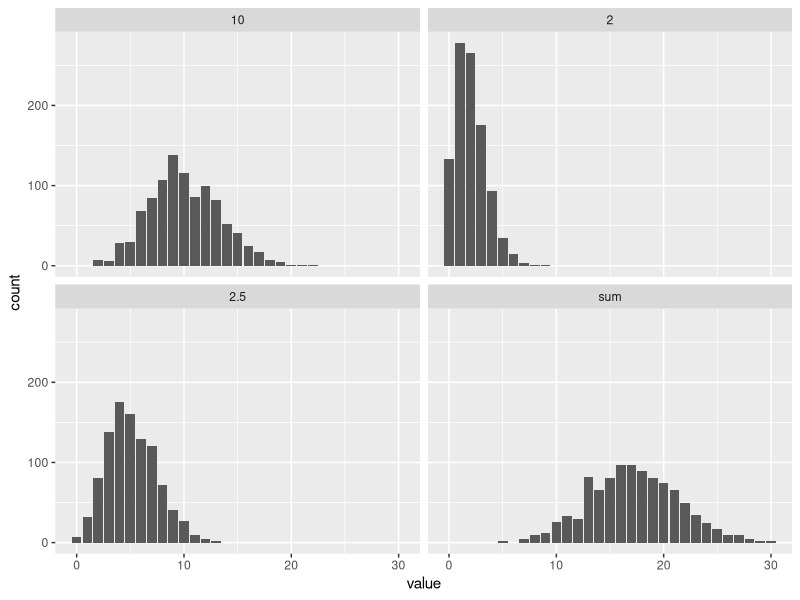
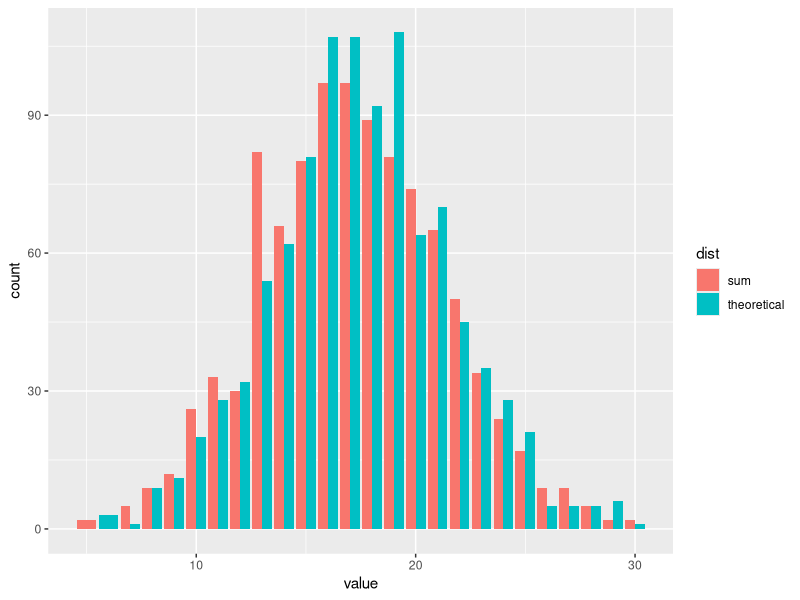
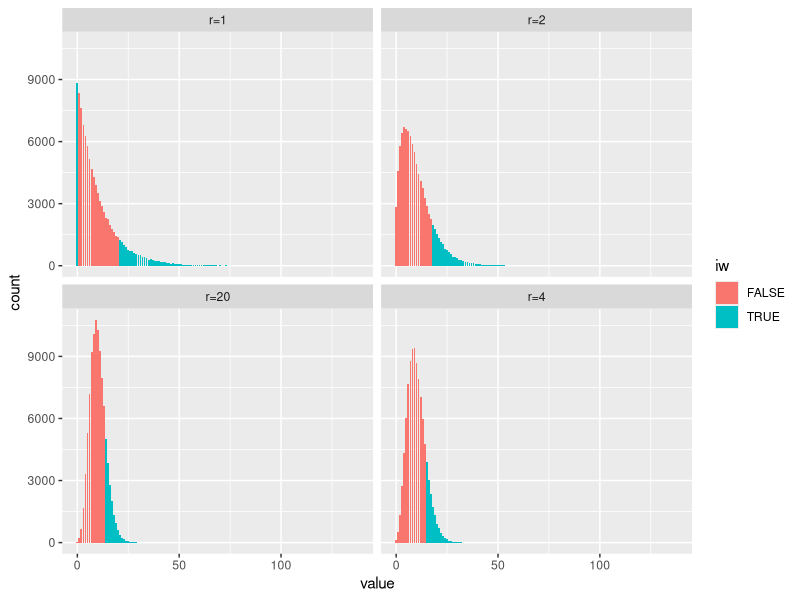
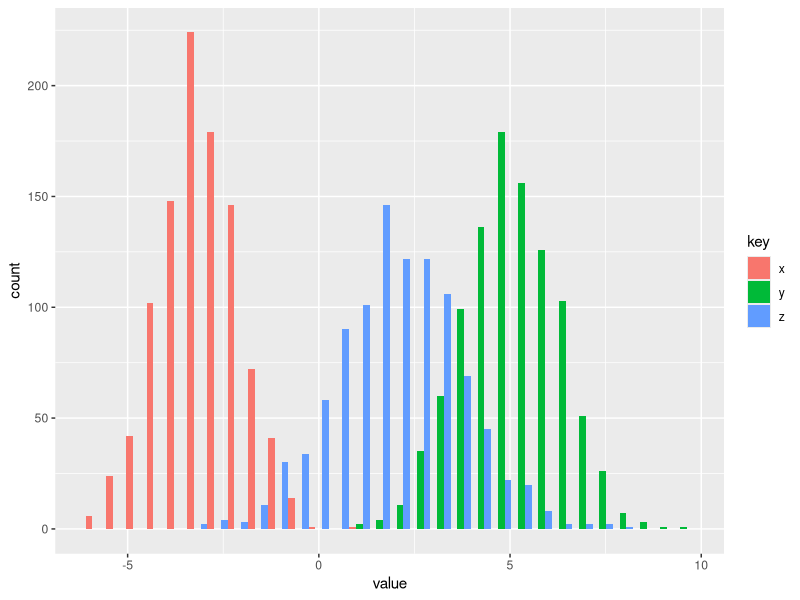

Write the R code that produced these figures, in order.
## ---- chunk 1
togs <- TRUE
library(ggplot2)
library(dplyr)
library(reshape2)
library(tidyr)
# togs <- FALSE
## ---- chunk 2
set.seed(1)
library(tidyr)
nsamps           <- 1000
samps            <- matrix(data = NA, nrow = nsamps, ncol = 4)
samps[ ,1]       <- rpois(nsamps, 2)
samps[ ,2]       <- rpois(nsamps, 5.2)
samps[ ,3]       <- rpois(nsamps, 10)
samps[ ,4]       <- samps[ ,1] + samps[ ,2] + samps[ ,3]
colnames(samps)  <- c(2, 2.5, 10, "sum")
gsamps           <- as_tibble(samps)
gsamps           <- gather(gsamps, key = "dist", value = "value")
ggplot(gsamps, aes(x = value)) +
  geom_bar() +
  facet_wrap(~ dist)

samps              <- cbind(samps, "theoretical" = rpois(nsamps, 2 + 5.2 + 10))
gsamps             <- as_tibble(samps[ ,4:5])
gsamps             <- gather(gsamps, key = "dist", value = "value")
ggplot(gsamps, aes(x = value, fill = dist)) +
  geom_bar(position = "dodge")

## ---- chunk 3
library(tidyr)
set.seed(1)
nsamps <- 100000
find_p <- function (mu, r) {
  return (10 / (r + 10))
}
r <- c(1,2,10,20)
p <- find_p(10, r)
sigma <- rep(sqrt(p*r / (1 - p)^2), each = nsamps)
samps <- cbind("r=1"  = rnbinom(nsamps, size = r[1], prob = 1 - p[1]),
               "r=2"  = rnbinom(nsamps, size = r[2], prob = 1 - p[2]),
               "r=4"  = rnbinom(nsamps, size = r[3], prob = 1 - p[3]),
               "r=20" = rnbinom(nsamps, size = r[4], prob = 1 - p[4]))
gsamps <- gather(as.data.frame(samps))
iw     <- (gsamps$value > sigma + 10) | (gsamps$value < sigma - 10)
ggplot(gsamps, aes(x = value, fill = iw)) +
  geom_bar() +
  # geom_density() +
  facet_wrap(~ key)
## ---- chunk 4
library(tidyr)
library(ggplot2)
set.seed(1)
nsamps <- 1000
x      <- rnorm(nsamps, -3, 1)
y      <- rnorm(nsamps, 5, 1.2)
z      <- x + y
mean(z)
var(z)
df     <- data.frame(x = x, y = y, z = z) %>%
  gather()
ggplot(df, aes(x = value, fill = key)) +
         geom_histogram(position = "dodge")
